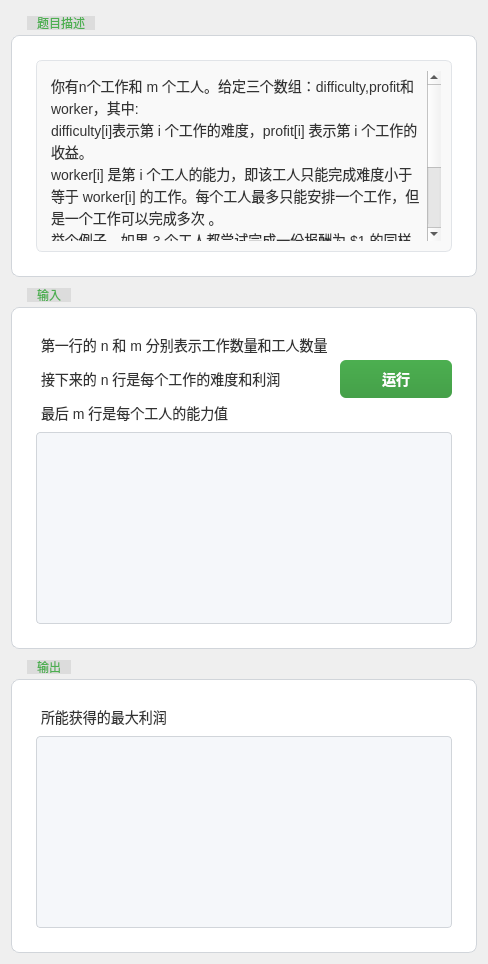
      <widget class="QWidget" name="tab_6">
       <attribute name="title">
        <string>安排工作以达到最大收益（贪心算法）</string>
       </attribute>
       <layout class="QGridLayout" name="gridLayout_11">
        <item row="0" column="0">
         <widget class="QGroupBox" name="groupBox_22">
          <property name="minimumSize">
           <size>
            <width>0</width>
            <height>100</height>
           </size>
          </property>
          <property name="styleSheet">
           <string notr="true">QGroupBox {
    font-family: 'Segoe UI', 'Roboto', sans-serif;
    border: 1px solid #d1d5da;
    border-radius: 8px;
    margin-top: 24px;
    padding: 15px;
    background-color: #ffffff;
}

QGroupBox::title {
    subcontrol-origin: margin;
    subcontrol-position: top left;
    left: 16px;
    padding: 0 8px;
    color: #4CAF50;
    font-size: 24px; /* 进一步增大标题字体 */
    font-weight: 700; /* 加粗程度增加 */
    background: qlineargradient(x1:0, y1:0, x2:1, y2:0, stop:0 #ffffff, stop:1 rgba(255, 255, 255, 0));
}

QGroupBox:focus {
    border-color: rgba(76, 175, 80, 0.5);
    outline: none;
}

/* 折叠/展开指示器 - 使用Unicode字符替代图标 */
QGroupBox::indicator {
    width: 18px;
    height: 18px;
    margin-right: 6px;
    subcontrol-position: left center;
}

QGroupBox::indicator:checked {
    text: &quot;▼&quot;;
    color: #4CAF50;
}

QGroupBox::indicator:unchecked {
    text: &quot;▶&quot;;
    color: #4CAF50;
}

/* 分隔线效果 */
QGroupBox::title::separator {
    height: 1px;
    background-color: rgba(0, 0, 0, 0.08);
    margin-top: 5px;
}
</string>
          </property>
          <property name="title">
           <string>题目描述</string>
          </property>
          <layout class="QGridLayout" name="gridLayout_29">
           <item row="0" column="0">
            <widget class="QPlainTextEdit" name="plainTextEdit_r6">
             <property name="minimumSize">
              <size>
               <width>0</width>
               <height>0</height>
              </size>
             </property>
             <property name="sizeIncrement">
              <size>
               <width>0</width>
               <height>0</height>
              </size>
             </property>
             <property name="styleSheet">
              <string notr="true">QPlainTextEdit {
    font-family: 'Consolas', 'Monaco', 'Courier New', monospace;
    font-size: 14px;
    line-height: 1.5;
    color: #333333;
    background-color: #f9f9f9;
    border: 1px solid #e1e4e8;
    border-radius: 6px;
    padding: 10px;
    margin: 0;
    white-space: pre-wrap; /* 保留自动换行支持 */
}

QPlainTextEdit:focus {
    border-color: #4CAF50;
    outline: none;
}

/* 垂直滚动条 */
QScrollBar:vertical {
    background: #f1f1f1;
    width: 12px;
    margin: 0;
    border-radius: 6px;
}

QScrollBar::handle:vertical {
    background: #c1c1c1;
    min-height: 20px;
    border-radius: 6px;
}

QScrollBar::handle:vertical:hover {
    background: #a1a1a1;
}

QScrollBar::add-line:vertical,
QScrollBar::sub-line:vertical {
    height: 0;
}

QScrollBar::add-page:vertical,
QScrollBar::sub-page:vertical {
    background: none;
}

/* 水平滚动条 */
QScrollBar:horizontal {
    background: #f1f1f1;
    height: 12px;
    margin: 0;
    border-radius: 6px;
}

QScrollBar::handle:horizontal {
    background: #c1c1c1;
    min-width: 20px;
    border-radius: 6px;
}

QScrollBar::handle:horizontal:hover {
    background: #a1a1a1;
}

QScrollBar::add-line:horizontal,
QScrollBar::sub-line:horizontal {
    width: 0;
}

QScrollBar::add-page:horizontal,
QScrollBar::sub-page:horizontal {
    background: none;
}

/* 只读模式样式增强 */
QPlainTextEdit[readOnly=&quot;true&quot;] {
    background-color: #ffffff;
    color: #333333;
}</string>
             </property>
             <property name="readOnly">
              <bool>true</bool>
             </property>
             <property name="plainText">
              <string>你有n个工作和 m 个工人。给定三个数组：difficulty,profit和worker，其中:
difficulty[i]表示第 i 个工作的难度，profit[i] 表示第 i 个工作的收益。
worker[i] 是第 i 个工人的能力，即该工人只能完成难度小于等于 worker[i] 的工作。每个工人最多只能安排一个工作，但是一个工作可以完成多次 。
举个例子，如果 3 个工人都尝试完成一份报酬为 $1 的同样工作，那么总收益为 $3。如果一个工人不能完成任何工作，他的收益为 $0 。
返回 在把工人分配到工作岗位后，我们所能获得的最大利润 。</string>
             </property>
            </widget>
           </item>
          </layout>
         </widget>
        </item>
        <item row="1" column="0">
         <widget class="QGroupBox" name="groupBox_23">
          <property name="styleSheet">
           <string notr="true">QGroupBox {
    font-family: 'Segoe UI', 'Roboto', sans-serif;
    border: 1px solid #d1d5da;
    border-radius: 8px;
    margin-top: 24px;
    padding: 15px;
    background-color: #ffffff;
}

QGroupBox::title {
    subcontrol-origin: margin;
    subcontrol-position: top left;
    left: 16px;
    padding: 0 8px;
    color: #4CAF50;
    font-size: 24px; /* 进一步增大标题字体 */
    font-weight: 700; /* 加粗程度增加 */
    background: qlineargradient(x1:0, y1:0, x2:1, y2:0, stop:0 #ffffff, stop:1 rgba(255, 255, 255, 0));
}

QGroupBox:focus {
    border-color: rgba(76, 175, 80, 0.5);
    outline: none;
}

/* 折叠/展开指示器 - 使用Unicode字符替代图标 */
QGroupBox::indicator {
    width: 18px;
    height: 18px;
    margin-right: 6px;
    subcontrol-position: left center;
}

QGroupBox::indicator:checked {
    text: &quot;▼&quot;;
    color: #4CAF50;
}

QGroupBox::indicator:unchecked {
    text: &quot;▶&quot;;
    color: #4CAF50;
}

/* 分隔线效果 */
QGroupBox::title::separator {
    height: 1px;
    background-color: rgba(0, 0, 0, 0.08);
    margin-top: 5px;
}
</string>
          </property>
          <property name="title">
           <string>输入</string>
          </property>
          <layout class="QGridLayout" name="gridLayout_30">
           <item row="0" column="1" alignment="Qt::AlignmentFlag::AlignRight">
            <widget class="QPushButton" name="pushButton_6">
             <property name="maximumSize">
              <size>
               <width>112</width>
               <height>16777215</height>
              </size>
             </property>
             <property name="styleSheet">
              <string notr="true">QPushButton {
    background-color: qlineargradient(spread:pad, x1:0, y1:0, x2:0, y2:1, stop:0 #4CAF50, stop:1 #45a049);
    border-radius: 6px;
    color: white;
    font-size: 14px;
    font-weight: 500;
    padding: 8px 16px;
    text-align: center;
    border: none;
    min-width: 80px;
}

QPushButton:hover {
    background-color: qlineargradient(spread:pad, x1:0, y1:0, x2:0, y2:1, stop:0 #45a049, stop:1 #3d8b40);
}

QPushButton:pressed {
    background-color: qlineargradient(spread:pad, x1:0, y1:0, x2:0, y2:1, stop:0 #3d8b40, stop:1 #357a38);
}

QPushButton:disabled {
    background-color: #cccccc;
    color: #666666;
}

QPushButton:checked {
    background-color: #2E7D32;
}</string>
             </property>
             <property name="text">
              <string>运行</string>
             </property>
            </widget>
           </item>
           <item row="0" column="0" alignment="Qt::AlignmentFlag::AlignTop">
            <widget class="QLabel" name="label_21">
             <property name="styleSheet">
              <string notr="true">QLabel {
    color: #333333;
    font-family: 'Segoe UI', 'Roboto', sans-serif;
    font-size: 14px;
    background-color: transparent;
    padding: 2px;
    border-radius: 2px;
}

/* 标题样式 */
QLabel[class=&quot;title&quot;] {
    font-size: 18px;
    font-weight: bold;
    color: #222222;
}

/* 副标题样式 */
QLabel[class=&quot;subtitle&quot;] {
    font-size: 16px;
    font-weight: 500;
    color: #444444;
}

/* 正文样式 */
QLabel[class=&quot;body&quot;] {
    font-size: 14px;
    color: #666666;
}

/* 提示文本样式 */
QLabel[class=&quot;hint&quot;] {
    font-size: 12px;
    color: #888888;
    font-style: italic;
}

/* 成功状态样式 */
QLabel[class=&quot;success&quot;] {
    color: #4CAF50;
}

/* 警告状态样式 */
QLabel[class=&quot;warning&quot;] {
    color: #FFC107;
}

/* 错误状态样式 */
QLabel[class=&quot;error&quot;] {
    color: #F44336;
}

/* 链接样式 */
QLabel[class=&quot;link&quot;] {
    color: #2196F3;
    text-decoration: underline;
}

QLabel[class=&quot;link&quot;]:hover {
    color: #1976D2;
    cursor: pointer;
}

/* 强调文本 */
QLabel[class=&quot;highlight&quot;] {
    background-color: #FFF9C4;
    padding: 1px 4px;
    border-radius: 2px;
}</string>
             </property>
             <property name="text">
              <string>&lt;html&gt;&lt;head/&gt;&lt;body&gt;&lt;p&gt;第一行的 n 和 m 分别表示工作数量和工人数量&lt;/p&gt;&lt;p&gt;接下来的 n 行是每个工作的难度和利润&lt;/p&gt;&lt;p&gt;最后 m 行是每个工人的能力值&lt;/p&gt;&lt;/body&gt;&lt;/html&gt;</string>
             </property>
            </widget>
           </item>
           <item row="1" column="0" colspan="2">
            <widget class="QPlainTextEdit" name="plainTextEdit_in6">
             <property name="styleSheet">
              <string notr="true">QPlainTextEdit {
    background-color: #f5f7fa;
    border: 1px solid #d1d5da;
    border-radius: 4px;
    padding: 8px;
    color: #333333;
    font-family: 'Segoe UI', 'Roboto', sans-serif;
    font-size: 14px;
    line-height: 1.5;
}

QPlainTextEdit:focus {
    border-color: #4CAF50;
    outline: none;
    /* 移除不支持的 box-shadow */
}

QScrollBar:vertical {
    background: #f1f1f1;
    width: 12px;
    margin: 0;
}

QScrollBar::handle:vertical {
    background: #c1c1c1;
    min-height: 20px;
    border-radius: 6px;
}

QScrollBar::handle:vertical:hover {
    background: #a1a1a1;
}

QScrollBar::add-line:vertical,
QScrollBar::sub-line:vertical {
    height: 0;
}

QScrollBar::add-page:vertical,
QScrollBar::sub-page:vertical {
    background: none;
}

QPlainTextEdit[readOnly=&quot;true&quot;] {
    background-color: #f9f9f9;
    color: #666666;
}</string>
             </property>
            </widget>
           </item>
          </layout>
         </widget>
        </item>
        <item row="2" column="0">
         <widget class="QGroupBox" name="groupBox_24">
          <property name="styleSheet">
           <string notr="true">QGroupBox {
    font-family: 'Segoe UI', 'Roboto', sans-serif;
    border: 1px solid #d1d5da;
    border-radius: 8px;
    margin-top: 24px;
    padding: 15px;
    background-color: #ffffff;
}

QGroupBox::title {
    subcontrol-origin: margin;
    subcontrol-position: top left;
    left: 16px;
    padding: 0 8px;
    color: #4CAF50;
    font-size: 24px; /* 进一步增大标题字体 */
    font-weight: 700; /* 加粗程度增加 */
    background: qlineargradient(x1:0, y1:0, x2:1, y2:0, stop:0 #ffffff, stop:1 rgba(255, 255, 255, 0));
}

QGroupBox:focus {
    border-color: rgba(76, 175, 80, 0.5);
    outline: none;
}

/* 折叠/展开指示器 - 使用Unicode字符替代图标 */
QGroupBox::indicator {
    width: 18px;
    height: 18px;
    margin-right: 6px;
    subcontrol-position: left center;
}

QGroupBox::indicator:checked {
    text: &quot;▼&quot;;
    color: #4CAF50;
}

QGroupBox::indicator:unchecked {
    text: &quot;▶&quot;;
    color: #4CAF50;
}

/* 分隔线效果 */
QGroupBox::title::separator {
    height: 1px;
    background-color: rgba(0, 0, 0, 0.08);
    margin-top: 5px;
}
</string>
          </property>
          <property name="title">
           <string>输出</string>
          </property>
          <layout class="QGridLayout" name="gridLayout_31">
           <item row="0" column="0" alignment="Qt::AlignmentFlag::AlignTop">
            <widget class="QLabel" name="label_22">
             <property name="styleSheet">
              <string notr="true">QLabel {
    color: #333333;
    font-family: 'Segoe UI', 'Roboto', sans-serif;
    font-size: 14px;
    background-color: transparent;
    padding: 2px;
    border-radius: 2px;
}

/* 标题样式 */
QLabel[class=&quot;title&quot;] {
    font-size: 18px;
    font-weight: bold;
    color: #222222;
}

/* 副标题样式 */
QLabel[class=&quot;subtitle&quot;] {
    font-size: 16px;
    font-weight: 500;
    color: #444444;
}

/* 正文样式 */
QLabel[class=&quot;body&quot;] {
    font-size: 14px;
    color: #666666;
}

/* 提示文本样式 */
QLabel[class=&quot;hint&quot;] {
    font-size: 12px;
    color: #888888;
    font-style: italic;
}

/* 成功状态样式 */
QLabel[class=&quot;success&quot;] {
    color: #4CAF50;
}

/* 警告状态样式 */
QLabel[class=&quot;warning&quot;] {
    color: #FFC107;
}

/* 错误状态样式 */
QLabel[class=&quot;error&quot;] {
    color: #F44336;
}

/* 链接样式 */
QLabel[class=&quot;link&quot;] {
    color: #2196F3;
    text-decoration: underline;
}

QLabel[class=&quot;link&quot;]:hover {
    color: #1976D2;
    cursor: pointer;
}

/* 强调文本 */
QLabel[class=&quot;highlight&quot;] {
    background-color: #FFF9C4;
    padding: 1px 4px;
    border-radius: 2px;
}</string>
             </property>
             <property name="text">
              <string>&lt;html&gt;&lt;head/&gt;&lt;body&gt;&lt;p&gt;所能获得的最大利润&lt;/p&gt;&lt;/body&gt;&lt;/html&gt;</string>
             </property>
            </widget>
           </item>
           <item row="1" column="0">
            <widget class="QPlainTextEdit" name="plainTextEdit_out6">
             <property name="styleSheet">
              <string notr="true">QPlainTextEdit {
    background-color: #f5f7fa;
    border: 1px solid #d1d5da;
    border-radius: 4px;
    padding: 8px;
    color: #333333;
    font-family: 'Segoe UI', 'Roboto', sans-serif;
    font-size: 14px;
    line-height: 1.5;
}

QPlainTextEdit:focus {
    border-color: #4CAF50;
    outline: none;
    /* 移除不支持的 box-shadow */
}

QScrollBar:vertical {
    background: #f1f1f1;
    width: 12px;
    margin: 0;
}

QScrollBar::handle:vertical {
    background: #c1c1c1;
    min-height: 20px;
    border-radius: 6px;
}

QScrollBar::handle:vertical:hover {
    background: #a1a1a1;
}

QScrollBar::add-line:vertical,
QScrollBar::sub-line:vertical {
    height: 0;
}

QScrollBar::add-page:vertical,
QScrollBar::sub-page:vertical {
    background: none;
}

QPlainTextEdit[readOnly=&quot;true&quot;] {
    background-color: #f9f9f9;
    color: #666666;
}</string>
             </property>
             <property name="readOnly">
              <bool>true</bool>
             </property>
            </widget>
           </item>
          </layout>
         </widget>
        </item>
       </layout>
      </widget>
